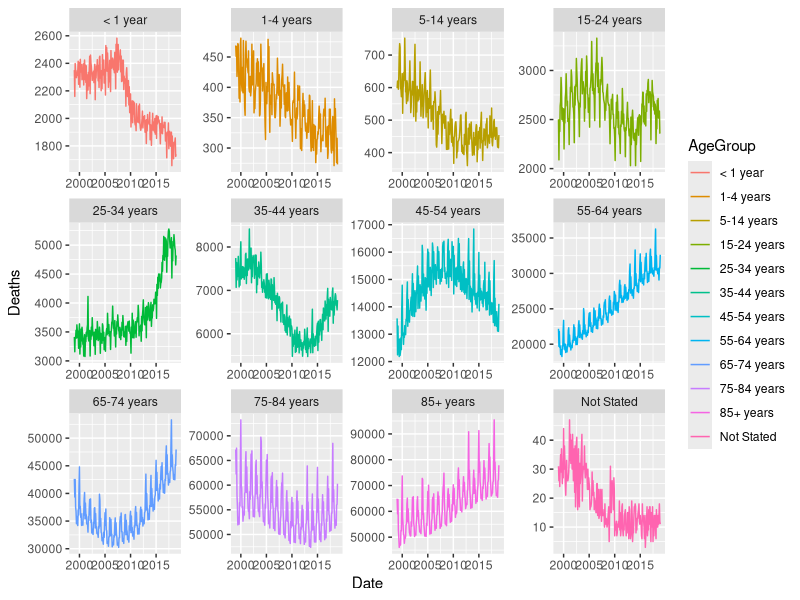

Here is the R script that generated this plot:
rm(list=ls())

library(tidyverse)

valid_input_text = head( readLines('Underlying Cause of Death, 1999-2018.txt'), 2892)

age.value = c(0,1,5,15,seq(25,85,10),999)
names(age.value) = c("< 1 year", "1-4 years", "5-14 years", "15-24 years", 
                    "25-34 years", "35-44 years", "45-54 years",  
                    "55-64 years", "65-74 years", "75-84 years", 
                    "85+ years", "Not Stated")

D = read.delim(text=valid_input_text,
               sep='\t', header=TRUE) %>%
             mutate(AgeGroup = factor(Ten.Year.Age.Groups,
                                      levels=names(age.value)),
                    Age = age.value[AgeGroup],
                    mstring = as.character(Month.Code),
                    Year = as.numeric(substr(mstring,1,4)),
                    Month = as.numeric(substr(mstring,6,7)),
                    Date = lubridate::dmy(paste('1',Month,Year))) %>%
             filter(nchar(mstring)==7) %>% 
             select(Date, Year, Month, AgeGroup,
                    Age,Deaths)

ggplot(data=D) +
   aes(x=Date, y=Deaths, group=AgeGroup, color=AgeGroup) +
   scale_x_date() +
   geom_line() +
   facet_wrap(~AgeGroup, ncol=4, scales = 'free')



         
